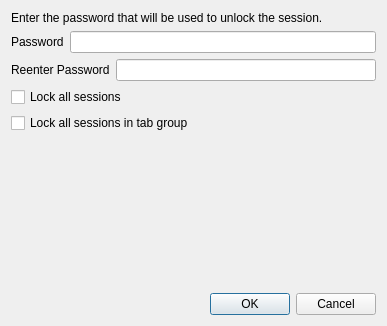
<?xml version="1.0" encoding="UTF-8"?>
<ui version="4.0">
 <class>LockSessionWindow</class>
 <widget class="QDialog" name="LockSessionWindow">
  <property name="geometry">
   <rect>
    <x>0</x>
    <y>0</y>
    <width>387</width>
    <height>326</height>
   </rect>
  </property>
  <property name="windowTitle">
   <string>Lock Session</string>
  </property>
  <layout class="QVBoxLayout" name="verticalLayout">
   <item>
    <widget class="QLabel" name="headerLabel">
     <property name="text">
      <string>Enter the password that will be used to unlock the session.</string>
     </property>
     <property name="wordWrap">
      <bool>true</bool>
     </property>
    </widget>
   </item>
   <item>
    <layout class="QHBoxLayout" name="horizontalLayout">
     <item>
      <widget class="QLabel" name="passwordLabel">
       <property name="text">
        <string>Password</string>
       </property>
      </widget>
     </item>
     <item>
      <widget class="QLineEdit" name="passwordLineEdit">
       <property name="echoMode">
        <enum>QLineEdit::Password</enum>
       </property>
      </widget>
     </item>
    </layout>
   </item>
   <item>
    <layout class="QHBoxLayout" name="horizontalLayout_2">
     <item>
      <widget class="QLabel" name="reenterPasswordLabel">
       <property name="text">
        <string>Reenter Password</string>
       </property>
      </widget>
     </item>
     <item>
      <widget class="QLineEdit" name="reenterPasswordLineEdit">
       <property name="echoMode">
        <enum>QLineEdit::Password</enum>
       </property>
      </widget>
     </item>
    </layout>
   </item>
   <item>
    <layout class="QVBoxLayout" name="verticalLayout_2">
     <item>
      <widget class="QCheckBox" name="lockAllSessionCheckBox">
       <property name="text">
        <string>Lock all sessions</string>
       </property>
      </widget>
     </item>
     <item>
      <widget class="QCheckBox" name="lockAllSessionGroupCheckBox">
       <property name="text">
        <string>Lock all sessions in tab group</string>
       </property>
      </widget>
     </item>
    </layout>
   </item>
   <item>
    <spacer name="verticalSpacer">
     <property name="orientation">
      <enum>Qt::Vertical</enum>
     </property>
     <property name="sizeHint" stdset="0">
      <size>
       <width>20</width>
       <height>40</height>
      </size>
     </property>
    </spacer>
   </item>
   <item>
    <widget class="QDialogButtonBox" name="buttonBox">
     <property name="orientation">
      <enum>Qt::Horizontal</enum>
     </property>
     <property name="standardButtons">
      <set>QDialogButtonBox::Cancel|QDialogButtonBox::Ok</set>
     </property>
    </widget>
   </item>
  </layout>
 </widget>
 <resources/>
 <connections>
  <connection>
   <sender>buttonBox</sender>
   <signal>accepted()</signal>
   <receiver>LockSessionWindow</receiver>
   <slot>accept()</slot>
   <hints>
    <hint type="sourcelabel">
     <x>248</x>
     <y>254</y>
    </hint>
    <hint type="destinationlabel">
     <x>157</x>
     <y>274</y>
    </hint>
   </hints>
  </connection>
  <connection>
   <sender>buttonBox</sender>
   <signal>rejected()</signal>
   <receiver>LockSessionWindow</receiver>
   <slot>reject()</slot>
   <hints>
    <hint type="sourcelabel">
     <x>316</x>
     <y>260</y>
    </hint>
    <hint type="destinationlabel">
     <x>286</x>
     <y>274</y>
    </hint>
   </hints>
  </connection>
 </connections>
</ui>
